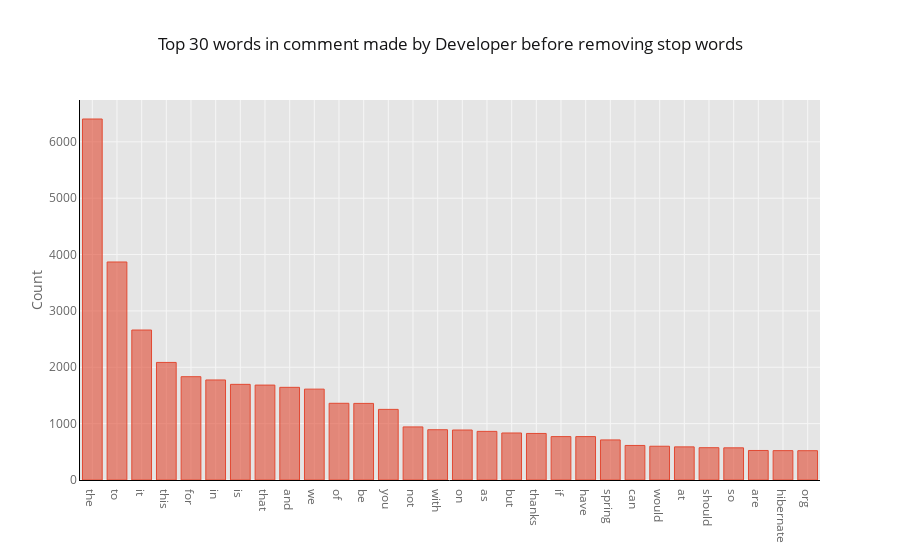

The notebook cell this image was saved under:
### Code cell
# toke (vocabulary) frequency_ distrubution before removing stop words 
def get_top_n_words(corpus, n=None):
    vec= CountVectorizer().fit(corpus)
    bag_of_words= vec.transform(corpus)
    sum_words= bag_of_words.sum(axis=0)
    words_freq=[(word, sum_words[0, idx]) for word, idx in vec.vocabulary_.items()]
    words_freq= sorted(words_freq, key= lambda x: x[1], reverse= True)
    return words_freq[:n]

plt.figure(figsize = (10,6))
common_words= get_top_n_words(data['comment'],30)
df_1= pd.DataFrame(common_words, columns=['comment','count'])
df_1.groupby('comment').sum()['count'].sort_values(ascending=False).plot(kind='bar', color="brown"), 
plt.ylabel('Count')
plt.xlabel('comments')
plt.title('Top 30 words in comment made by Developer before removing stop words')
plt.figure(figsize = (1,1))
plt.show()


df_1.groupby('comment').sum()['count'].sort_values(ascending=False).iplot(kind='bar', yTitle='Count', 
                                                           linecolor='black',
                                                           title='Top 30 words in comment made by Developer before removing stop words')

### Figure 1 — Plotly figure (JSON) as saved in the notebook; plotly's stock layout.template omitted (floating-point values rounded to 4 significant figures)
{"data": [{"marker": {"color": "rgba(226, 74, 51, 0.6)", "line": {"color": "rgba(226, 74, 51, 1.0)", "width": 1}}, "name": "count", "orientation": "v", "text": "", "type": "bar", "uid": "ec494cdf-9baf-4550-b599-5c1dbc1e3798", "x": ["the", "to", "it", "this", "for", "in", "is", "that", "and", "we", "of", "be", "you", "not", "with", "on", "as", "but", "thanks", "if", "have", "spring", "can", "would", "at", "should", "so", "are", "hibernate", "org"], "y": [6405, 3868, 2661, 2086, 1833, 1775, 1697, 1684, 1644, 1612, 1361, 1359, 1253, 942, 892, 887, 863, 834, 826, 770, 770, 711, 613, 599, 588, 573, 571, 524, 521, 520]}], "layout": {"legend": {"bgcolor": "#FFFFFF", "font": {"color": "#666666"}}, "paper_bgcolor": "#FFFFFF", "plot_bgcolor": "#E5E5E5", "title": {"font": {"color": "#151516"}, "text": "Top 30 words in comment made by Developer before removing stop words"}, "xaxis": {"gridcolor": "#F6F6F6", "linecolor": "black", "showgrid": true, "tickfont": {"color": "#666666"}, "title": {"font": {"color": "#666666"}, "text": ""}, "zerolinecolor": "#F6F6F6"}, "yaxis": {"gridcolor": "#F6F6F6", "linecolor": "black", "showgrid": true, "tickfont": {"color": "#666666"}, "title": {"font": {"color": "#666666"}, "text": "Count"}, "zerolinecolor": "#F6F6F6"}}}
